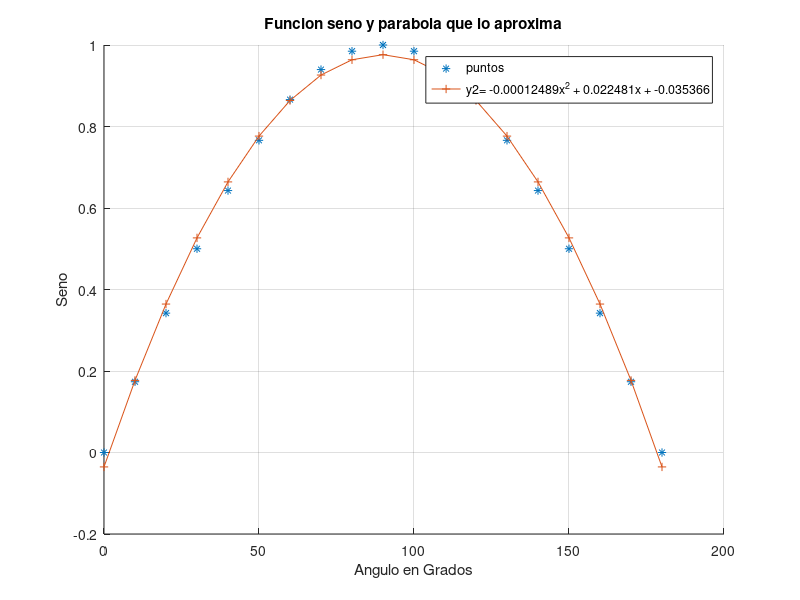

This chart was generated by the following MATLAB code:
X=0:10:180;Y=sind(X);n = length(X);sumaY= sum(Y);     % suma en YsumaX= sum(X);     % suma en XsumaXY= sum(X.*Y);  % suma ponderada de x*ysumaCuadradosX= sum(X.^2);sumaCubosX= sum(X.^3);sumaCuarticaX= sum(X.^4);sumaponderadaX2Y= sum((X.^2).*Y);%% Ahora, se intenta hacer la misma regresion, pero en vez de lineal; cuadrática.%% Se resuelve el siguiente sistema para encontrar los coeficientes de y2= a*X.^2+ b*X+ c %% a ΣX^2 + b ΣX   + c n      = ΣY%% a ΣX^3 + b ΣX^2 + c ΣX     = ΣXY%% a ΣX^4 + b ΣX^3 + c ΣX^2   = ΣX^2YD= [sumaCuadradosX,          sumaX,                n ;              % D es la matríz de la parte antes de la igualdad    sumaCubosX,     sumaCuadradosX,             sumaX;    sumaCuarticaX,      sumaCubosX,    sumaCuadradosX];E= [sumaY;                                                          % E es la matriz de los coeficientes libres    sumaXY;    sumaponderadaX2Y];    F= inv(D)*E;     %Se resuelve el segundo sistema para a, b y c    a=F(1);b=F(2);c=F(3);    y2= a*X.^2 + b*X + c; %Se genera la parábola con a, b y c encontradoshold onplot(X,Y, '*'); %puntitosplot(X, y2, '+-'); %parabolahold offL1=['y2= ',num2str(a),'x^2 + ',num2str(b),'x + ',num2str(c)]; legend('puntos',L1);xlabel('Angulo en Grados');ylabel('Seno');title('Funcion seno y parabola que lo aproxima');grid on